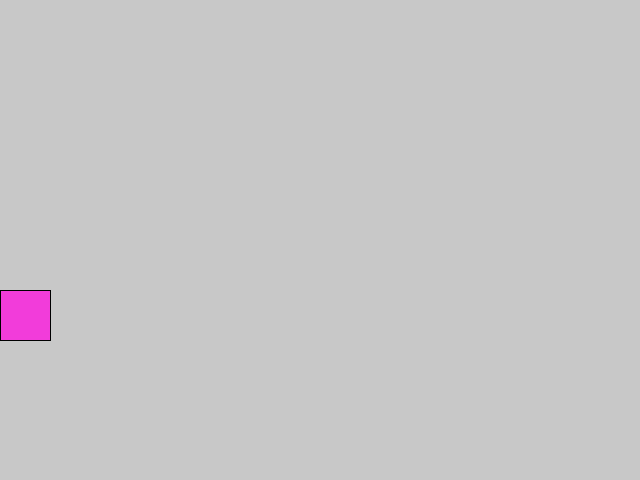
Frame 1 (no input)
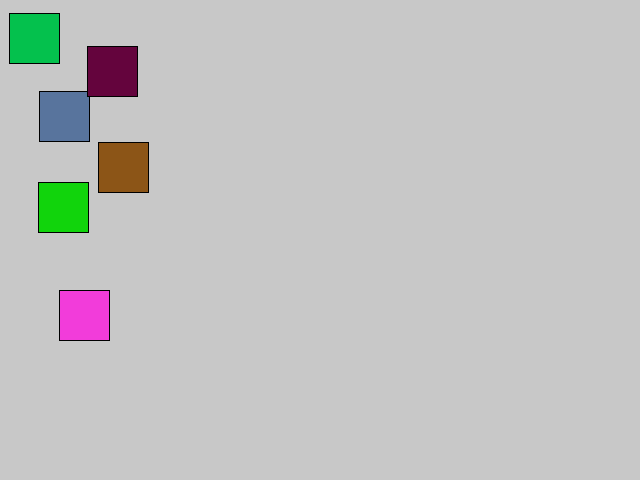
Frame 60 (the mouse pressed at the canvas centre just before this capture)
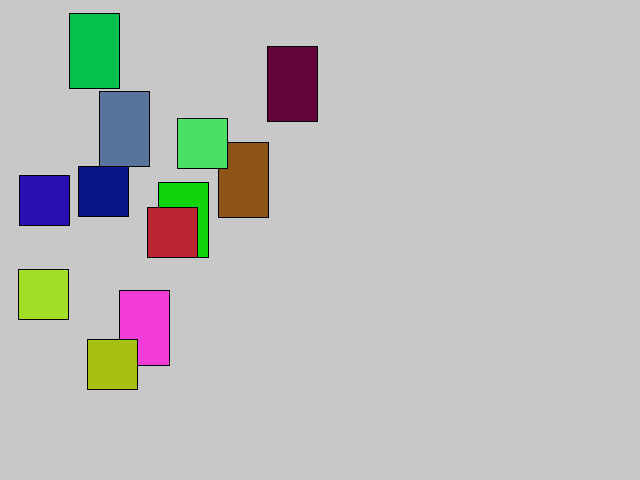
Frame 120 (the mouse held since frame 60 and released just before this capture)

The Processing sketch that drew these frames (run headless with seeded random() and noise(); from frame 60 on, the mouse is pressed at the canvas centre):

// Processing sketch: Rectangles
// ── Rectangles.pde
final int windowWidth = 640;
final int windowHeight = 480;

color red = color(255, 0, 0);
color blue = color(0, 0, 255);

class Rectangle
{
  int x;
  int y;
  int rWidth;
  int rHeight;
  int vel;
  color c;
  
  Rectangle(int x, int y, int vel, color c)
  {
    this.x = x;
    this.y = y;
    this.rWidth = 50;
    this.rHeight = 50;
    this.vel = vel;
    this.c = c;
  }
  
  void Update()
  {
    x+=vel;
    if(vel > 0 && (x >= windowWidth || x <= -rWidth))
      x = -rWidth;
    else if(vel < 0 && (x >= windowWidth || x <= -rWidth))
      x = windowWidth;
     
    if(frameCount % 60 == 0)
    {
      if(rHeight == 50)
        rHeight = 75;
      else
        rHeight = 50;
    }
  }
  
  void Draw()
  {
    fill(c);
    rect(x, y, rWidth, rHeight);
  }
}

void settings()
{
  size(windowWidth, windowHeight);
}

Rectangle a[] = new Rectangle[100];
int n = 0;

void CreateRectangle()
{
  int y = floor(random(450)); // random between 0-449, floor rounds float down to int
  int v = ceil(random(3));    // random between 1-3, ceil rounds float up to int
  color c = color(random(255), random(255), random(255)); // random color
  a[n++] = new Rectangle(0, y, v, c);
}

void setup()
{
  CreateRectangle();
}

void draw()
{
  background(200);
  for(int i = 0; i < n; i++)
  {
    a[i].Draw();
    a[i].Update();
  }

  if(frameCount % 10 == 0 && n < 100)
  {
    CreateRectangle();
  }
}
